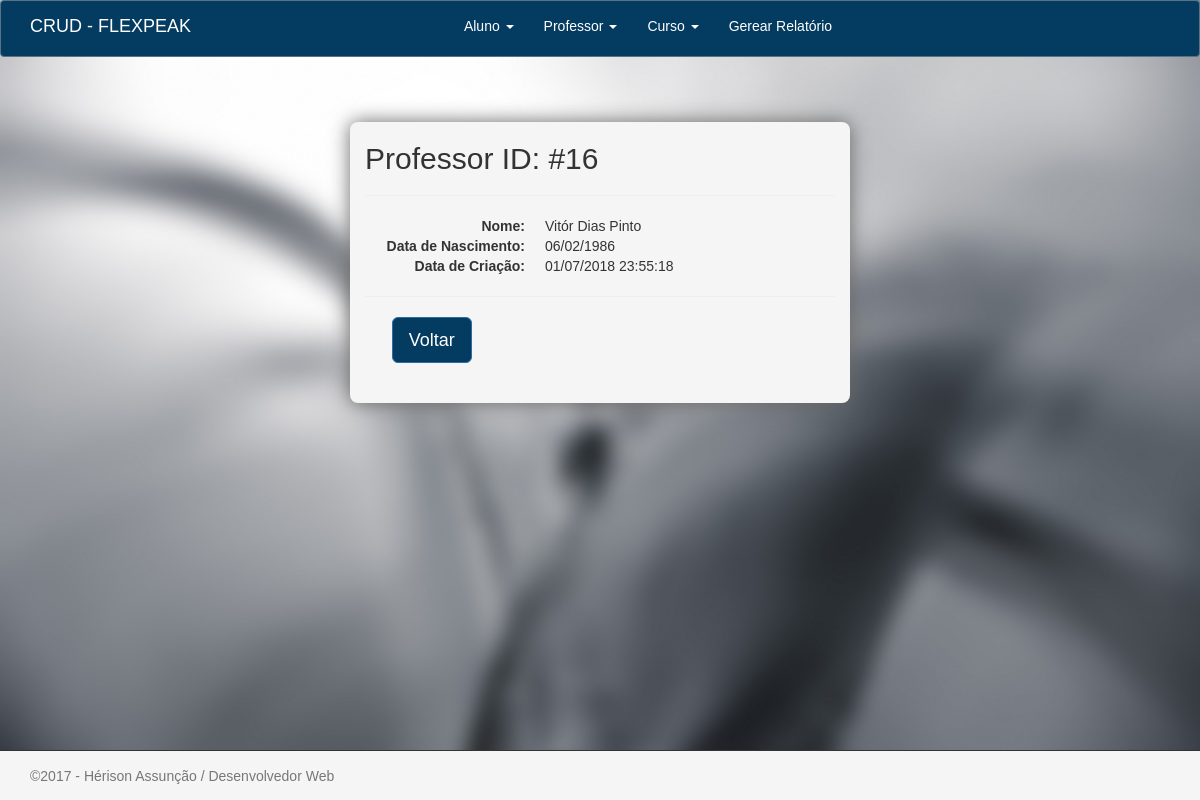
The app's page /professores/visualizarprofessor/16 with its own data.
### tables this page shows
CREATE TABLE `professores` (
  `id_professor` int(11) NOT NULL,
  `nome` varchar(150) NOT NULL,
  `data_nascimento` date NOT NULL,
  `data_criacao` timestamp NOT NULL DEFAULT CURRENT_TIMESTAMP
);

### application/controllers/Professores.php (called while the page is built, shortened)
<?php
class Professores extends CI_Controller{
    public function VisualizarProfessor($id){
        $this->load->model('professores_model');
        $query = $this->professores_model->selecionarId($id);
        $dados['professor'] = $query;
        $this->load->view('professores/visualizar-professor', $dados);
    }
}
?>

### index.php (called while the page is built, shortened)
<?php
require_once BASEPATH.'core/CodeIgniter.php';

### application/models/Professores_model.php (called while the page is built, shortened)
<?php
class professores_model extends CI_Model{
    public function selecionarId($id = NULL)
    {
        if ($id != NULL):
            $this->db->where('id_professor', $id);
            $query = $this->db->get("professores");
            return $query->row();
        endif;
    }
}

### application/views/professores/visualizar-professor.php (the view, shortened to what this page needs)
<div class="container bloco-visualizar ">
    <h2>Professor ID: #<?php echo $professor->id_professor; ?></h2>
    <hr>
    <div class="dl-horizontal">
        <dt>Nome: </dt>
        <dd><?php echo $professor->nome; ?></dd>
        <dt>Data de Nascimento: </dt>
        <dd><?php echo date("d/m/Y", strtotime($professor->data_nascimento)); ?></dd>
        <dt>Data de Criação: </dt>
        <dd><?php echo date("d/m/Y H:i:s", strtotime($professor->data_criacao)); ?></dd>
    </div>
    <hr>
    <div class="row">
        <div class="col-xs-offset-1">
            <a href="<?=base_url('professores/gerenciar-professor')?>" class="btn btn-lg btn-primary"><i class=""></i>Voltar</a>
        </div>
    </div>
</div>

### assets/css/estilo.css (style rules this page uses)
html, body { height: 100%; background: url(../img/img1.jpg) no-repeat center #333; background-size: cover; }
html, * { margin: 0; padding: 0; }
body { font-family: 'calibri light', calibri, arial, sans-serif; }
.bloco-visualizar { width: 500px; margin-top: 65px; padding-bottom: 40px; background-color: whitesmoke; border-radius: 8px; box-shadow: 0px 0px 20px #666; }
.btn-primary { background-color: #043b60 !important; }

### records on screen
professores: id_professor "16", nome "Vitór Dias Pinto", data_nascimento "06/02/1986", data_criacao "01/07/2018 23:55:18"
